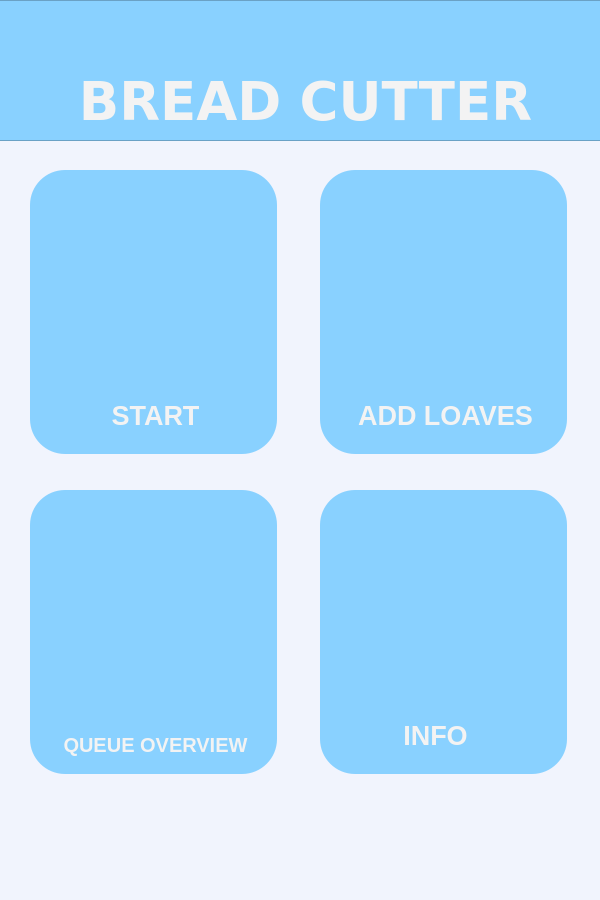
<?xml version="1.0" encoding="UTF-8"?>
<ui version="4.0">
 <class>MainWindow</class>
 <widget class="QMainWindow" name="MainWindow">
  <property name="geometry">
   <rect>
    <x>0</x>
    <y>0</y>
    <width>600</width>
    <height>900</height>
   </rect>
  </property>
  <property name="minimumSize">
   <size>
    <width>600</width>
    <height>900</height>
   </size>
  </property>
  <property name="maximumSize">
   <size>
    <width>600</width>
    <height>900</height>
   </size>
  </property>
  <property name="tabletTracking">
   <bool>true</bool>
  </property>
  <property name="windowTitle">
   <string>MainWindow</string>
  </property>
  <property name="autoFillBackground">
   <bool>false</bool>
  </property>
  <property name="styleSheet">
   <string notr="true">background-color: rgb(241, 244, 253);</string>
  </property>
  <widget class="QWidget" name="centralwidget">
   <widget class="QFrame" name="frame">
    <property name="geometry">
     <rect>
      <x>-10</x>
      <y>0</y>
      <width>811</width>
      <height>141</height>
     </rect>
    </property>
    <property name="styleSheet">
     <string notr="true">background-color: rgb(137, 209, 255);</string>
    </property>
    <property name="frameShape">
     <enum>QFrame::StyledPanel</enum>
    </property>
    <property name="frameShadow">
     <enum>QFrame::Raised</enum>
    </property>
    <widget class="QLabel" name="label_9">
     <property name="geometry">
      <rect>
       <x>80</x>
       <y>70</y>
       <width>471</width>
       <height>51</height>
      </rect>
     </property>
     <property name="font">
      <font>
       <family>DejaVu Sans</family>
       <pointsize>40</pointsize>
       <weight>75</weight>
       <italic>false</italic>
       <bold>true</bold>
      </font>
     </property>
     <property name="styleSheet">
      <string notr="true">
color: rgb(243, 243, 243);
</string>
     </property>
     <property name="text">
      <string>BREAD CUTTER</string>
     </property>
     <property name="textFormat">
      <enum>Qt::RichText</enum>
     </property>
     <property name="alignment">
      <set>Qt::AlignCenter</set>
     </property>
    </widget>
    <widget class="QLabel" name="label_10">
     <property name="geometry">
      <rect>
       <x>10</x>
       <y>10</y>
       <width>41</width>
       <height>41</height>
      </rect>
     </property>
     <property name="whatsThis">
      <string>&lt;html&gt;&lt;head/&gt;&lt;body&gt;&lt;p&gt;&lt;br/&gt;&lt;/p&gt;&lt;/body&gt;&lt;/html&gt;</string>
     </property>
     <property name="text">
      <string/>
     </property>
     <property name="textFormat">
      <enum>Qt::RichText</enum>
     </property>
     <property name="pixmap">
      <pixmap resource="Test.qrc">:/newPrefix/power.png</pixmap>
     </property>
     <property name="scaledContents">
      <bool>true</bool>
     </property>
    </widget>
   </widget>
   <widget class="QFrame" name="frame_2">
    <property name="geometry">
     <rect>
      <x>30</x>
      <y>170</y>
      <width>247</width>
      <height>284</height>
     </rect>
    </property>
    <property name="styleSheet">
     <string notr="true">background-color: rgb(137, 209, 255);

border-top-left-radius :35px;
border-top-right-radius :35px;
border-bottom-left-radius :35px;
border-bottom-right-radius :35px;

</string>
    </property>
    <property name="frameShape">
     <enum>QFrame::StyledPanel</enum>
    </property>
    <property name="frameShadow">
     <enum>QFrame::Raised</enum>
    </property>
    <widget class="QLabel" name="label_5">
     <property name="geometry">
      <rect>
       <x>30</x>
       <y>20</y>
       <width>191</width>
       <height>201</height>
      </rect>
     </property>
     <property name="whatsThis">
      <string>&lt;html&gt;&lt;head/&gt;&lt;body&gt;&lt;p&gt;&lt;br/&gt;&lt;/p&gt;&lt;/body&gt;&lt;/html&gt;</string>
     </property>
     <property name="text">
      <string/>
     </property>
     <property name="textFormat">
      <enum>Qt::RichText</enum>
     </property>
     <property name="pixmap">
      <pixmap resource="Test.qrc">:/newPrefix/play.png</pixmap>
     </property>
     <property name="scaledContents">
      <bool>true</bool>
     </property>
    </widget>
    <widget class="QLabel" name="label_6">
     <property name="geometry">
      <rect>
       <x>30</x>
       <y>220</y>
       <width>191</width>
       <height>51</height>
      </rect>
     </property>
     <property name="font">
      <font>
       <family>System-ui</family>
       <pointsize>20</pointsize>
       <weight>75</weight>
       <italic>false</italic>
       <bold>true</bold>
      </font>
     </property>
     <property name="styleSheet">
      <string notr="true">
color: rgb(243, 243, 243);
</string>
     </property>
     <property name="text">
      <string>START</string>
     </property>
     <property name="textFormat">
      <enum>Qt::RichText</enum>
     </property>
     <property name="alignment">
      <set>Qt::AlignCenter</set>
     </property>
    </widget>
   </widget>
   <widget class="QFrame" name="frame_3">
    <property name="geometry">
     <rect>
      <x>320</x>
      <y>170</y>
      <width>247</width>
      <height>284</height>
     </rect>
    </property>
    <property name="styleSheet">
     <string notr="true">background-color: rgb(137, 209, 255);
border-top-left-radius :35px;
border-top-right-radius :35px;
border-bottom-left-radius :35px;
border-bottom-right-radius :35px;

</string>
    </property>
    <property name="frameShape">
     <enum>QFrame::StyledPanel</enum>
    </property>
    <property name="frameShadow">
     <enum>QFrame::Raised</enum>
    </property>
    <widget class="QLabel" name="label_7">
     <property name="geometry">
      <rect>
       <x>30</x>
       <y>20</y>
       <width>201</width>
       <height>191</height>
      </rect>
     </property>
     <property name="whatsThis">
      <string>&lt;html&gt;&lt;head/&gt;&lt;body&gt;&lt;p&gt;&lt;br/&gt;&lt;/p&gt;&lt;/body&gt;&lt;/html&gt;</string>
     </property>
     <property name="text">
      <string/>
     </property>
     <property name="textFormat">
      <enum>Qt::RichText</enum>
     </property>
     <property name="pixmap">
      <pixmap resource="Test.qrc">:/newPrefix/add.png</pixmap>
     </property>
     <property name="scaledContents">
      <bool>true</bool>
     </property>
    </widget>
    <widget class="QLabel" name="label_8">
     <property name="geometry">
      <rect>
       <x>20</x>
       <y>230</y>
       <width>211</width>
       <height>31</height>
      </rect>
     </property>
     <property name="font">
      <font>
       <family>System-ui</family>
       <pointsize>20</pointsize>
       <weight>75</weight>
       <italic>false</italic>
       <bold>true</bold>
      </font>
     </property>
     <property name="styleSheet">
      <string notr="true">
color: rgb(243, 243, 243);
</string>
     </property>
     <property name="text">
      <string>ADD LOAVES</string>
     </property>
     <property name="textFormat">
      <enum>Qt::RichText</enum>
     </property>
     <property name="alignment">
      <set>Qt::AlignCenter</set>
     </property>
    </widget>
   </widget>
   <widget class="QFrame" name="frame_4">
    <property name="geometry">
     <rect>
      <x>30</x>
      <y>490</y>
      <width>247</width>
      <height>284</height>
     </rect>
    </property>
    <property name="styleSheet">
     <string notr="true">background-color: rgb(180, 228, 255);

border-top-left-radius :35px;
border-top-right-radius :35px;
border-bottom-left-radius :35px;
border-bottom-right-radius :35px;
background-color: rgb(137, 209, 255);</string>
    </property>
    <property name="frameShape">
     <enum>QFrame::StyledPanel</enum>
    </property>
    <property name="frameShadow">
     <enum>QFrame::Raised</enum>
    </property>
    <widget class="QLabel" name="label">
     <property name="geometry">
      <rect>
       <x>40</x>
       <y>30</y>
       <width>171</width>
       <height>181</height>
      </rect>
     </property>
     <property name="whatsThis">
      <string>&lt;html&gt;&lt;head/&gt;&lt;body&gt;&lt;p&gt;&lt;img src=&quot;:/newPrefix/bread.png&quot;/&gt;&lt;/p&gt;&lt;/body&gt;&lt;/html&gt;</string>
     </property>
     <property name="text">
      <string/>
     </property>
     <property name="textFormat">
      <enum>Qt::RichText</enum>
     </property>
     <property name="pixmap">
      <pixmap resource="Test.qrc">:/newPrefix/bread.png</pixmap>
     </property>
     <property name="scaledContents">
      <bool>true</bool>
     </property>
    </widget>
    <widget class="QLabel" name="label_2">
     <property name="geometry">
      <rect>
       <x>20</x>
       <y>240</y>
       <width>211</width>
       <height>31</height>
      </rect>
     </property>
     <property name="font">
      <font>
       <family>System-ui</family>
       <pointsize>15</pointsize>
       <weight>75</weight>
       <italic>false</italic>
       <bold>true</bold>
      </font>
     </property>
     <property name="styleSheet">
      <string notr="true">
color: rgb(243, 243, 243);
</string>
     </property>
     <property name="text">
      <string>QUEUE OVERVIEW</string>
     </property>
     <property name="textFormat">
      <enum>Qt::RichText</enum>
     </property>
     <property name="alignment">
      <set>Qt::AlignCenter</set>
     </property>
    </widget>
   </widget>
   <widget class="QFrame" name="frame_5">
    <property name="geometry">
     <rect>
      <x>320</x>
      <y>490</y>
      <width>247</width>
      <height>284</height>
     </rect>
    </property>
    <property name="styleSheet">
     <string notr="true">background-color: rgb(137, 209, 255);

border-top-left-radius :35px;
border-top-right-radius :35px;
border-bottom-left-radius :35px;
border-bottom-right-radius :35px;

</string>
    </property>
    <property name="frameShape">
     <enum>QFrame::StyledPanel</enum>
    </property>
    <property name="frameShadow">
     <enum>QFrame::Raised</enum>
    </property>
    <widget class="QLabel" name="label_3">
     <property name="geometry">
      <rect>
       <x>30</x>
       <y>220</y>
       <width>171</width>
       <height>51</height>
      </rect>
     </property>
     <property name="font">
      <font>
       <family>System-ui</family>
       <pointsize>20</pointsize>
       <weight>75</weight>
       <italic>false</italic>
       <bold>true</bold>
      </font>
     </property>
     <property name="styleSheet">
      <string notr="true">
color: rgb(243, 243, 243);
</string>
     </property>
     <property name="text">
      <string>INFO</string>
     </property>
     <property name="textFormat">
      <enum>Qt::RichText</enum>
     </property>
     <property name="alignment">
      <set>Qt::AlignCenter</set>
     </property>
    </widget>
    <widget class="QLabel" name="label_4">
     <property name="geometry">
      <rect>
       <x>40</x>
       <y>10</y>
       <width>181</width>
       <height>191</height>
      </rect>
     </property>
     <property name="whatsThis">
      <string>&lt;html&gt;&lt;head/&gt;&lt;body&gt;&lt;p&gt;&lt;br/&gt;&lt;/p&gt;&lt;/body&gt;&lt;/html&gt;</string>
     </property>
     <property name="text">
      <string/>
     </property>
     <property name="textFormat">
      <enum>Qt::RichText</enum>
     </property>
     <property name="pixmap">
      <pixmap resource="Test.qrc">:/newPrefix/info.png</pixmap>
     </property>
     <property name="scaledContents">
      <bool>true</bool>
     </property>
    </widget>
   </widget>
  </widget>
 </widget>
 <resources>
  <include location="Test.qrc"/>
 </resources>
 <connections/>
</ui>
